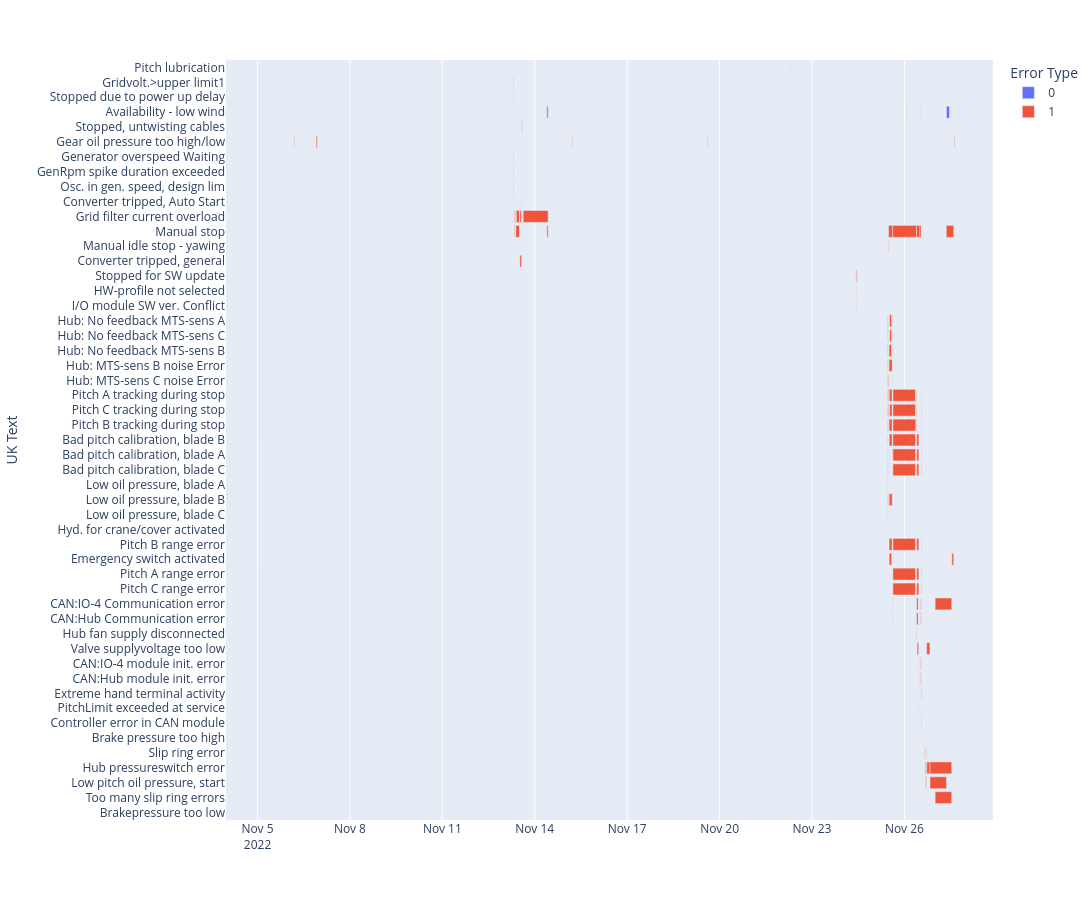

Write notebook code for a chart like this one.
### Code cell
# import plotly.express as px

tur = 15

fig = px.timeline(
    result_sum.query("StationId == @tur"),
    x_start="OldTimeOn",
    x_end="TimeOff",
    y="UK Text",
    hover_data=["ID", "Error Type", "Alarmcode"],
    color="Error Type",
    width=1550,
    height=900,
)
fig.update_yaxes(autorange="reversed")  # otherwise tasks are listed from the bottom up

fig.show()
# fig.write_html(f"alarms{104}.html")

### Figure 1 — Plotly figure (JSON) as saved in the notebook; plotly's stock layout.template omitted (floating-point values rounded to 4 significant figures; data arrays with more than 128 entries replaced by an {"elided": "..."} marker saying what was removed)
{"data": [{"alignmentgroup": "True", "base": ["2022-11-05T05:19:11", "2022-11-10T05:19:24", "2022-11-13T07:04:33", "2022-11-13T07:04:33", "2022-11-13T12:20:42", "2022-11-13T13:53:23", "2022-11-14T09:25:06", "2022-11-15T05:19:21", "2022-11-22T06:59:31", "2022-11-25T11:55:44", "2022-11-25T12:02:35", "2022-11-25T14:28:46", "2022-11-25T14:44:20", "2022-11-25T15:02:04", "2022-11-26T01:24:13", "2022-11-26T01:59:33", "2022-11-26T02:04:42", "2022-11-26T07:08:47", "2022-11-26T07:11:11", "2022-11-26T08:25:56", "2022-11-26T08:42:09", "2022-11-26T08:45:56", "2022-11-26T09:31:02", "2022-11-26T09:49:54", "2022-11-26T09:55:53", "2022-11-26T09:56:15", "2022-11-26T09:56:19", "2022-11-26T09:56:30", "2022-11-26T09:57:24", "2022-11-26T11:17:22", "2022-11-26T11:31:45", "2022-11-26T11:42:58", "2022-11-26T11:45:59", "2022-11-26T11:46:27", "2022-11-26T11:57:08", "2022-11-26T12:00:12", "2022-11-26T12:10:56", "2022-11-26T12:54:21", "2022-11-26T12:55:54", "2022-11-26T13:00:15", "2022-11-26T13:26:40", "2022-11-26T13:42:24", "2022-11-26T17:14:00", "2022-11-27T08:36:53", "2022-11-27T08:38:45", "2022-11-27T08:38:52", "2022-11-27T08:42:34", "2022-11-27T08:45:48", "2022-11-27T11:22:33", "2022-11-27T12:53:45", "2022-11-27T14:23:54"], "customdata": {"elided": "51x3 int values"}, "hovertemplate": "Error Type=%{customdata[1]}<br>OldTimeOn=%{base}<br>TimeOff=%{x}<br>UK Text=%{y}<br>ID=%{customdata[0]}<br>Alarmcode=%{customdata[2]}<extra></extra>", "legendgroup": "0", "marker": {"color": "#636efa", "pattern": {"shape": ""}}, "name": "0", "offsetgroup": "0", "orientation": "h", "showlegend": true, "textposition": "auto", "type": "bar", "x": [240000, 384000, 704000, 467000, 10000, 886000, 3646000, 300000, 258000, 10000, 10000, 10000, 10000, 10000, 605000, 104000, 279000, 39000, 176000, 447000, 62000, 23000, 954000, 350000, 2000, 2000, 3000, 11000, 77000, 10000, 113000, 5000, 6000, 13000, 166000, 188000, 2378000, 37000, 194000, 104000, 57000, 10000, 200000, 111000, 2000, 40000, 148000, 9261000, 10000, 10000, 10000], "xaxis": "x", "y": ["Pitch lubrication", "Pitch lubrication", "Gridvolt.>upper limit1", "Stopped due to power up delay", "Availability - low wind", "Stopped, untwisting cables", "Availability - low wind", "Pitch lubrication", "Pitch lubrication", "Availability - low wind", "Availability - low wind", "Availability - low wind", "Availability - low wind", "Availability - low wind", "Availability - low wind", "Availability - low wind", "Availability - low wind", "Availability - low wind", "Availability - low wind", "Availability - low wind", "Availability - low wind", "Availability - low wind", "Availability - low wind", "Availability - low wind", "Availability - low wind", "Availability - low wind", "Availability - low wind", "Availability - low wind", "Availability - low wind", "Availability - low wind", "Availability - low wind", "Availability - low wind", "Availability - low wind", "Availability - low wind", "Availability - low wind", "Availability - low wind", "Availability - low wind", "Availability - low wind", "Availability - low wind", "Availability - low wind", "Availability - low wind", "Availability - low wind", "Pitch lubrication", "Availability - low wind", "Availability - low wind", "Availability - low wind", "Availability - low wind", "Availability - low wind", "Availability - low wind", "Availability - low wind", "Availability - low wind"], "yaxis": "y"}, {"alignmentgroup": "True", "base": {"elided": "460 str values"}, "customdata": {"elided": "460x3 int values"}, "hovertemplate": "Error Type=%{customdata[1]}<br>OldTimeOn=%{base}<br>TimeOff=%{x}<br>UK Text=%{y}<br>ID=%{customdata[0]}<br>Alarmcode=%{customdata[2]}<extra></extra>", "legendgroup": "1", "marker": {"color": "#EF553B", "pattern": {"shape": ""}}, "name": "1", "offsetgroup": "1", "orientation": "h", "showlegend": true, "textposition": "auto", "type": "bar", "x": {"elided": "460 int values"}, "xaxis": "x", "y": {"elided": "460 str values"}, "yaxis": "y"}], "layout": {"barmode": "overlay", "height": 900, "legend": {"title": {"text": "Error Type"}, "tracegroupgap": 0}, "margin": {"t": 60}, "width": 1550, "xaxis": {"anchor": "y", "domain": [0, 1], "type": "date"}, "yaxis": {"anchor": "x", "autorange": "reversed", "domain": [0, 1], "title": {"text": "UK Text"}}}}
